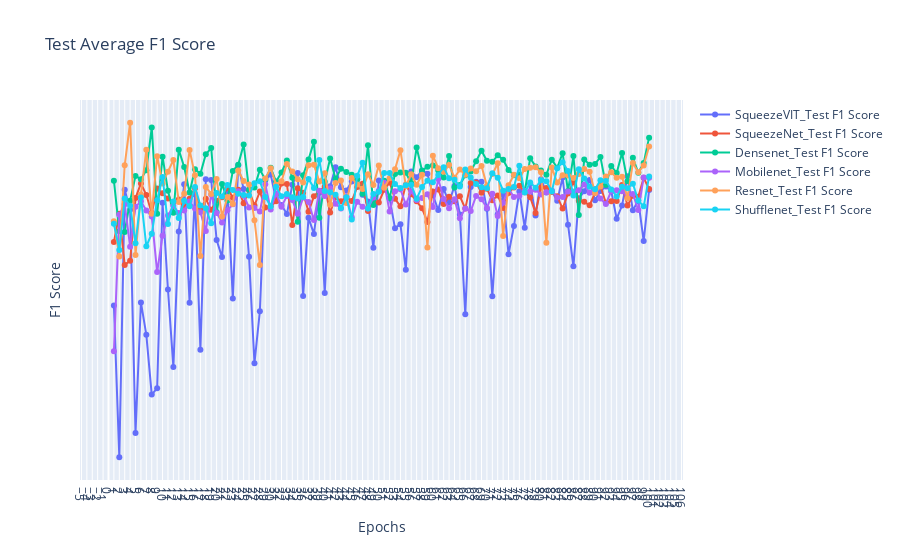

The notebook cell saved with this chart:
### Code cell
fig = go.Figure()
for exps in test_f1score_data.keys():
    # plt.plot(epochs, loss_data[exps][0], label=exps + 'Train Loss', marker='o')
    # plt.plot(epochs, loss_data[exps][1], label=exps + 'Validation Loss', marker='o')
    # fig.add_trace(go.Scatter(x=epochs, y=auroc_data[exps][0], mode='lines+markers', name=exps + '_Train Loss'))
    fig.add_trace(go.Scatter(x=epochs, y=test_f1score_data[exps], mode='lines+markers', name=exps + '_Test F1 Score'))
# fig.add_trace(go.Scatter(x=epochs, y=train_loss, mode='lines+markers', name='Train Loss'))
# fig.add_trace(go.Scatter(x=epochs, y=val_loss, mode='lines+markers', name='Validation Loss'))

fig.update_layout(
    title='Test Average F1 Score',
    xaxis_title='Epochs',
    yaxis_title='F1 Score',
    xaxis=dict(tickmode='linear'),
    yaxis=dict(tickmode='linear'),
    # legend=dict(x=0, y=1),
    # grid=dict(),
)

fig.show()
